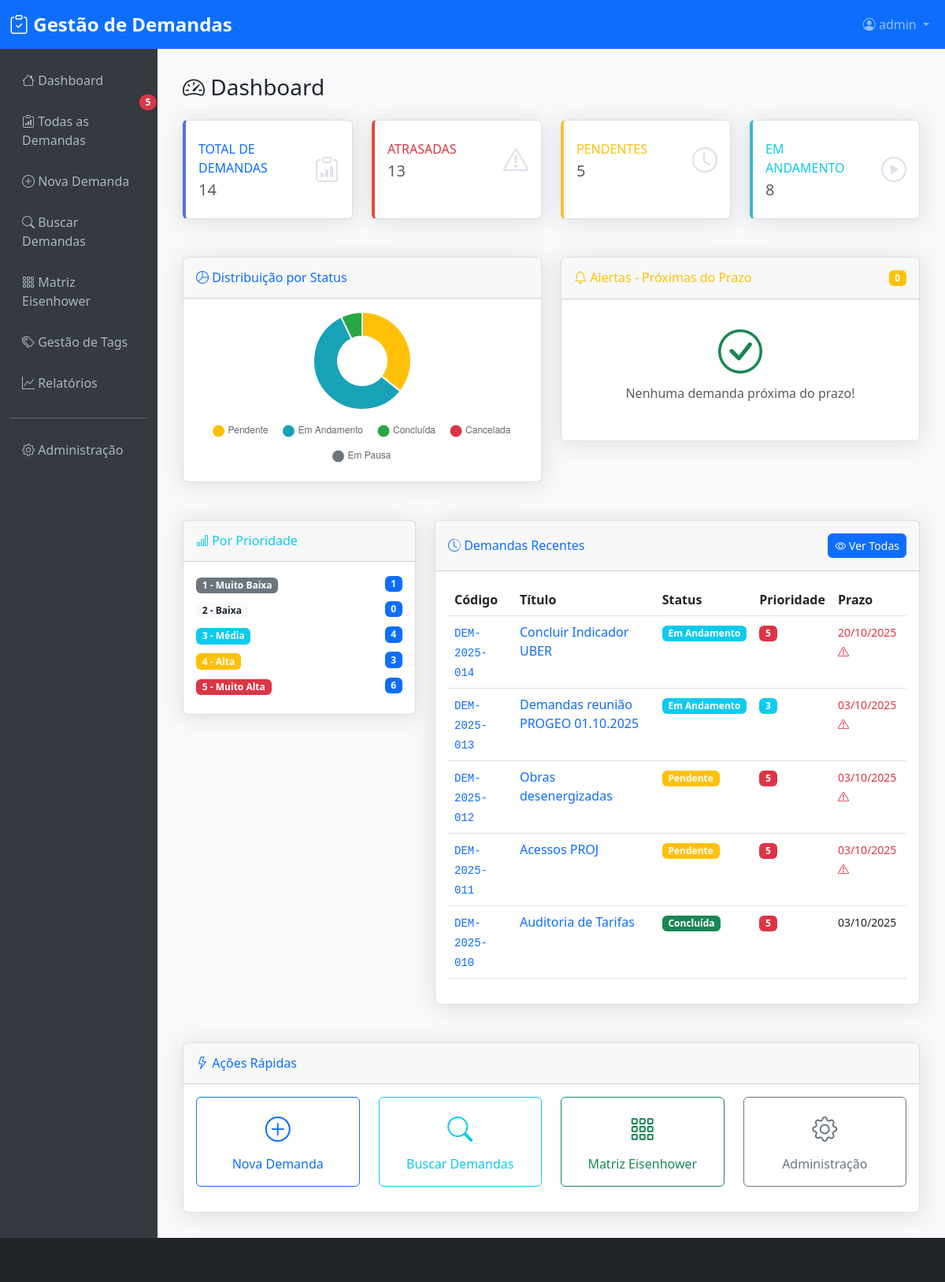
Page / (signed in) on the earlier database version.
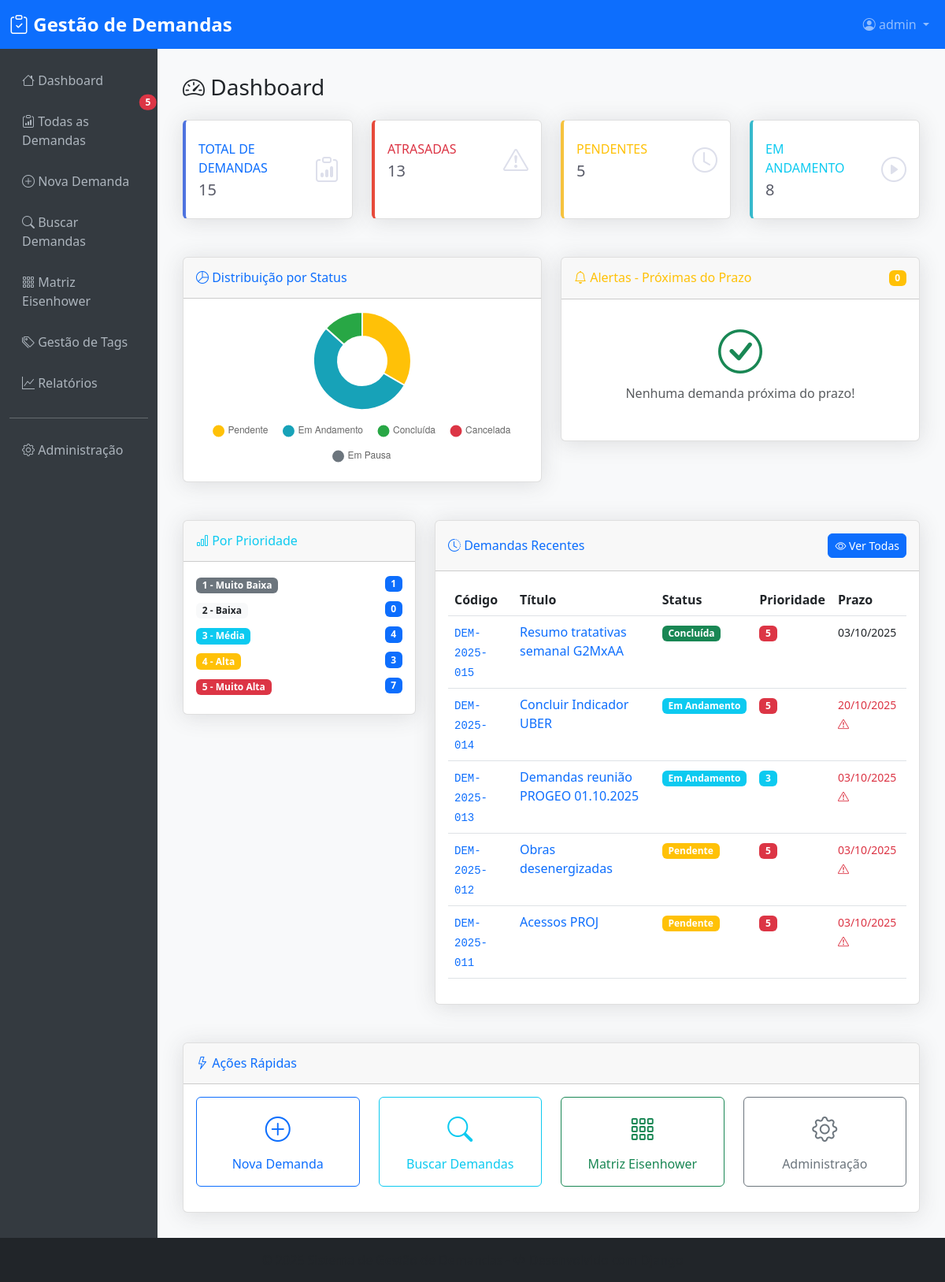
Same page on the later database version.
### demandas/models.py (models this page shows, shortened)
class Demanda(models.Model):
    class Status(models.TextChoices):
        PENDENTE = 'pendente', 'Pendente'
        ANDAMENTO = 'andamento', 'Em andamento'
        CONCLUIDA = 'concluida', 'Concluída'
        CANCELADA = 'cancelada', 'Cancelada'
        PAUSA = 'pausa', 'Em pausa'
    class Criticidade(models.TextChoices):
        BAIXA = 'baixa', 'Baixa'
        MEDIA = 'media', 'Média'
        ALTA = 'alta', 'Alta'
        CRITICA = 'critica', 'Crítica'
    class Prioridade(models.IntegerChoices):
        MUITO_BAIXA = 1, '1 - Muito Baixa'
        BAIXA = 2, '2 - Baixa'
        MEDIA = 3, '3 - Média'
        ALTA = 4, '4 - Alta'
        MUITO_ALTA = 5, '5 - Muito Alta'
    STATUS_CHOICES = Status.choices
    CRITICIDADE_CHOICES = Criticidade.choices
    PRIORIDADE_CHOICES = Prioridade.choices
    codigo = models.CharField(
        max_length=20,
        unique=True,
        editable=False,
        verbose_name='Código',
        help_text='Código único gerado automaticamente (DEM-YYYY-NNN)'
    )
    titulo = models.CharField(
        max_length=200,
        verbose_name='Título'
    )
    descricao = models.TextField(
        verbose_name='Descrição'
    )
    solicitante = models.CharField(
        max_length=100,
        verbose_name='Solicitante'
    )
    responsavel = models.CharField(
        max_length=100,
        verbose_name='Responsável'
    )
    projeto = models.CharField(
        max_length=100,
        verbose_name='Projeto'
    )
    data_entrada = models.DateField(
        auto_now_add=True,
        verbose_name='Data de Entrada'
    )
    data_prazo = models.DateField(
        verbose_name='Data de Prazo'
    )
    data_conclusao = models.DateField(
        null=True,
        blank=True,
        verbose_name='Data de Conclusão'
    )
    status = models.CharField(
        max_length=10,
        choices=Status.choices,
        default=Status.PENDENTE,
        verbose_name='Status'
    )
    criticidade = models.CharField(
        max_length=10,
        choices=Criticidade.choices,
        default=Criticidade.MEDIA,
        verbose_name='Criticidade'
    )
    prioridade = models.IntegerField(
        choices=Prioridade.choices,
        default=Prioridade.MEDIA,
        verbose_name='Prioridade'
    )
    riscos = models.TextField(
        blank=True,
        verbose_name='Riscos'
    )
    tempo_estimado = models.DecimalField(
        max_digits=8,
        decimal_places=2,
        verbose_name='Tempo Estimado',
        help_text='Tempo estimado em horas'
    )
    tempo_realizado = models.DecimalField(
        max_digits=8,
        decimal_places=2,
        default=0,
        verbose_name='Tempo Realizado',
        help_text='Tempo realizado em horas'
    )
    tags = models.ManyToManyField(
        Tag,
        blank=True,
        related_name='demandas',
        verbose_name='Tags'
    )
    criado_por = models.ForeignKey(
        User,
        on_delete=models.CASCADE,
        related_name='demandas_criadas',
        verbose_name='Criado por'
    )
    criado_em = models.DateTimeField(
        auto_now_add=True,
        verbose_name='Criado em'
    )
    atualizado_em = models.DateTimeField(
        auto_now=True,
        verbose_name='Atualizado em'
    )
    class Meta:
        ordering = ['-criado_em']
        verbose_name = 'Demanda'
        verbose_name_plural = 'Demandas'
        indexes = [
            models.Index(fields=['status']),
            models.Index(fields=['prioridade']),
            models.Index(fields=['data_prazo']),
            models.Index(fields=['criado_por']),
        ]
    @property
    def esta_atrasada(self) -> bool:
        status_finalizados = {self.Status.CONCLUIDA, self.Status.CANCELADA}
        if self.status in status_finalizados:
            return False
        return timezone.now().date() > self.data_prazo

### demandas/views.py (the view)
# urls.py: path('', views.dashboard, name='dashboard'),
@login_required
def dashboard(request):
    hoje = timezone.now().date()
    status_counts = _get_status_counts()
    demandas_atrasadas = Demanda.objects.filter(
        data_prazo__lt=hoje
    ).exclude(
        status__in=[Demanda.Status.CONCLUIDA, Demanda.Status.CANCELADA]
    ).count()
    prioridade_stats = {
        i: Demanda.objects.filter(prioridade=i).count()
        for i in range(1, 6)
    }
    data_limite = hoje + timedelta(days=DAYS_ALERT_THRESHOLD)
    demandas_alerta = Demanda.objects.filter(
        data_prazo__lte=data_limite,
        data_prazo__gte=hoje
    ).exclude(
        status__in=[Demanda.Status.CONCLUIDA, Demanda.Status.CANCELADA]
    ).order_by('data_prazo')[:10]
    tempo_medio_conclusao = _calcular_tempo_medio_conclusao()
    taxa_no_prazo = _calcular_taxa_no_prazo()
    projetos_stats = Demanda.objects.values('projeto').annotate(
        count=Count('id')
    ).order_by('-count')[:5]
    top_solicitantes = Demanda.objects.values('solicitante').annotate(
        count=Count('id')
    ).order_by('-count')[:5]
    top_responsaveis = Demanda.objects.exclude(
        responsavel=''
    ).values('responsavel').annotate(
        count=Count('id')
    ).order_by('-count')[:5]
    context = {
        'total_demandas': Demanda.objects.count(),
        **status_counts,
        'demandas_atrasadas': demandas_atrasadas,
        'prioridade_stats': prioridade_stats,
        'demandas_alerta': demandas_alerta,
        'demandas_recentes': Demanda.objects.order_by('-criado_em')[:5],
        'minhas_demandas': Demanda.objects.filter(criado_por=request.user).count(),
        'status_data': _get_status_chart_data(status_counts),
        'notificacoes': get_notificacoes_prazo(),
        'tempo_medio_conclusao': round(tempo_medio_conclusao, 1),
        'taxa_no_prazo': round(taxa_no_prazo, 1),
        'projetos_stats': projetos_stats,
        'top_solicitantes': top_solicitantes,
        'top_responsaveis': top_responsaveis,
    }
    return render(request, 'demandas/dashboard.html', context)

### demandas/views.py (called while the page is built)
def _get_status_counts() -> dict:
    return {
        'demandas_pendentes': Demanda.objects.filter(status=Demanda.Status.PENDENTE).count(),
        'demandas_andamento': Demanda.objects.filter(status=Demanda.Status.ANDAMENTO).count(),
        'demandas_concluidas': Demanda.objects.filter(status=Demanda.Status.CONCLUIDA).count(),
        'demandas_canceladas': Demanda.objects.filter(status=Demanda.Status.CANCELADA).count(),
        'demandas_pausa': Demanda.objects.filter(status=Demanda.Status.PAUSA).count(),
    }

def _get_status_chart_data(status_counts: dict) -> dict:
    return {
        'labels': ['Pendente', 'Em Andamento', 'Concluída', 'Cancelada', 'Em Pausa'],
        'data': [
            status_counts['demandas_pendentes'],
            status_counts['demandas_andamento'],
            status_counts['demandas_concluidas'],
            status_counts['demandas_canceladas'],
            status_counts['demandas_pausa'],
        ],
        'colors': ['#ffc107', '#17a2b8', '#28a745', '#dc3545', '#6c757d']
    }

### demandas/templates/demandas/dashboard.html (shortened to what the changed rows need)
{% extends 'base.html' %}
{% block content %}
<div class="row">
    <div class="col-12">
        <h1 class="h3 mb-4">
            <i class="bi bi-speedometer2"></i>
            Dashboard
        </h1>
    </div>
</div>
<div class="row mb-4">
    <div class="col-xl-3 col-md-6 mb-4">
        <div class="card border-left-primary shadow h-100 py-2">
            <div class="card-body">
                <div class="row no-gutters align-items-center">
                    <div class="col mr-2">
                        <div class="text-xs font-weight-bold text-primary text-uppercase mb-1">
                            Total de Demandas
                        </div>
                        <div class="h5 mb-0 font-weight-bold text-gray-800">{{ total_demandas }}</div>
                    </div>
                </div>
            </div>
        </div>
    </div>
</div>
<div class="row mb-4">
    <div class="col-lg-6 mb-4">
        <div class="card shadow">
            <div class="card-body">
                <canvas id="statusChart" width="400" height="200"></canvas>
            </div>
        </div>
    </div>
</div>
<div class="row mb-4">
    <div class="col-lg-4 mb-4">
        <div class="card shadow">
            <div class="card-body">
                {% for prioridade, count in prioridade_stats.items %}
                <div class="d-flex justify-content-between align-items-center mb-2">
                    <span>
                        {% if prioridade == 5 %}
                            <span class="badge bg-danger">5 - Muito Alta</span>
                        {% elif prioridade == 4 %}
                            <span class="badge bg-warning">4 - Alta</span>
                        {% elif prioridade == 3 %}
                            <span class="badge bg-info">3 - Média</span>
                        {% elif prioridade == 2 %}
                            <span class="badge bg-light text-dark">2 - Baixa</span>
                        {% else %}
                            <span class="badge bg-secondary">1 - Muito Baixa</span>
                        {% endif %}
                    </span>
                    <span class="badge bg-primary">{{ count }}</span>
                </div>
                {% endfor %}
            </div>
        </div>
    </div>
    <div class="col-lg-8 mb-4">
        <div class="card shadow">
            <div class="card-body">
                {% if demandas_recentes %}
                    <div class="table-responsive">
                        <table class="table table-hover">
                            <thead>
                                <tr>
                                    <th>Código</th>
                                    <th>Título</th>
                                    <th>Status</th>
                                    <th>Prioridade</th>
                                    <th>Prazo</th>
                                </tr>
                            </thead>
                            <tbody>
                                {% for demanda in demandas_recentes %}
                                <tr>
                                    <td>
                                        <a href="{% url 'demandas:demanda_detail' demanda.pk %}" class="text-decoration-none">
                                            <code>{{ demanda.codigo }}</code>
                                        </a>
                                    </td>
                                    <td>
                                        <a href="{% url 'demandas:demanda_detail' demanda.pk %}" class="text-decoration-none">
                                            {{ demanda.titulo|truncatechars:40 }}
                                        </a>
                                    </td>
                                    <td>
                                        {% if demanda.status == 'pendente' %}
                                            <span class="badge bg-warning">Pendente</span>
                                        {% elif demanda.status == 'andamento' %}
                                            <span class="badge bg-info">Em Andamento</span>
                                        {% elif demanda.status == 'concluida' %}
                                            <span class="badge bg-success">Concluída</span>
                                        {% elif demanda.status == 'cancelada' %}
                                            <span class="badge bg-danger">Cancelada</span>
                                        {% else %}
                                            <span class="badge bg-secondary">Em Pausa</span>
                                        {% endif %}
                                    </td>
                                    <td>
                                        {% if demanda.prioridade == 5 %}
                                            <span class="badge bg-danger">5</span>
                                        {% elif demanda.prioridade == 4 %}
                                            <span class="badge bg-warning">4</span>
                                        {% elif demanda.prioridade == 3 %}
                                            <span class="badge bg-info">3</span>
                                        {% elif demanda.prioridade == 2 %}
                                            <span class="badge bg-light text-dark">2</span>
                                        {% else %}
                                            <span class="badge bg-secondary">1</span>
                                        {% endif %}
                                    </td>
                                    <td>
                                        <small class="{% if demanda.esta_atrasada %}text-danger{% endif %}">
                                            {{ demanda.data_prazo|date:"d/m/Y" }}
                                            {% if demanda.esta_atrasada %}
                                                <i class="bi bi-exclamation-triangle text-danger"></i>
                                            {% endif %}
                                        </small>
                                    </td>
                                </tr>
                                {% endfor %}
                            </tbody>
                        </table>
                    </div>
                {% endif %}
            </div>
        </div>
    </div>
</div>
{% endblock %}
{% block extra_js %}
<script>
// Gráfico de distribuição por status
const ctx = document.getElementById('statusChart').getContext('2d');
const statusChart = new Chart(ctx, {
    type: 'doughnut',
    data: {
        labels: {{ status_data.labels|safe }},
        datasets: [{
            data: {{ status_data.data|safe }},
            backgroundColor: {{ status_data.colors|safe }},
            borderWidth: 2,
            borderColor: '#ffffff'
        }]
    },
    options: {
        responsive: true,
        maintainAspectRatio: false,
        plugins: {
            legend: {
                position: 'bottom',
                labels: {
                    padding: 20,
                    usePointStyle: true
                }
            }
        }
    }
});
</script>
{% endblock %}

Differences in the rows shown:
no longer on this page (row unchanged): Demanda: codigo "DEM-2025-010", titulo "Auditoria de Tarifas", status "Concluída", prioridade "5", data_prazo "03/10/2025"
added Demanda: codigo "DEM-2025-015", titulo "Resumo tratativas semanal G2MxAA", status "Concluída", prioridade "5", data_prazo "03/10/2025"
Other differences:
{{ total_demandas }}: "14" → "15"
chart data {{ status_data.data|safe }}: [5, 8, 1, 0, 0] → [5, 8, 2, 0, 0]
new list line: "5 - Muito Alta 7"
list line gone: "5 - Muito Alta 6"
